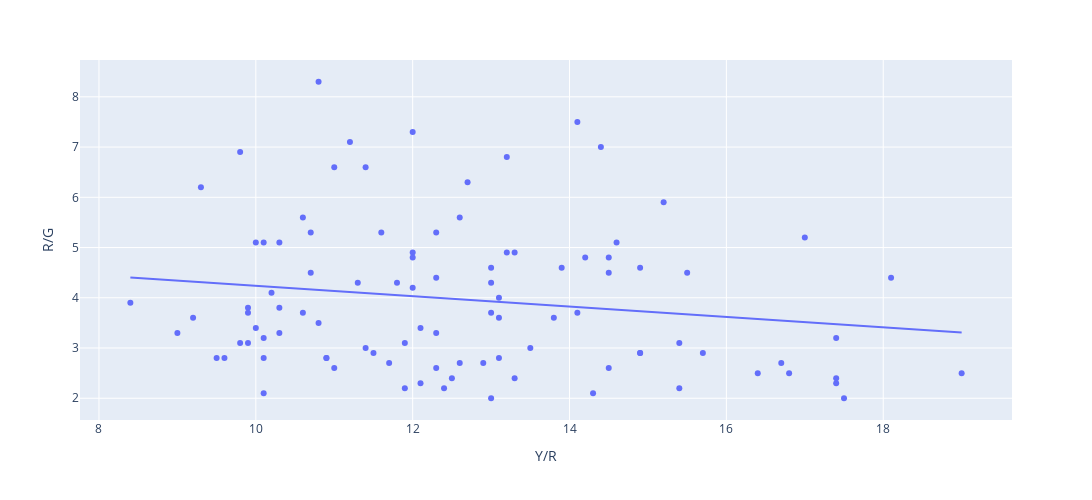

Notebook code for this chart:
### Code cell
fig = px.scatter(wr_df, x="Y/R", y="R/G", trendline='ols', hover_data=['Player'], height= 500, width=1333)
fig.show() #show scatter plot detailing performance of wide receivers

### Figure 1 — Plotly figure (JSON) as saved in the notebook; plotly's stock layout.template omitted (floating-point values rounded to 4 significant figures)
{"data": [{"customdata": [["Rashod Bateman"], ["Jaylen Waddle"], ["Terrace Marshall Jr."], ["Rashid Shaheed"], ["DeVante Parker"], ["Gabriel Davis"], ["A.J. Brown*"], ["Corey Davis"], ["DJ Chark"], ["Marquez Valdes-Scantling"], ["Darius Slayton"], ["Terry McLaurin*"], ["George Pickens"], ["Van Jefferson"], ["Davante Adams*+"], ["Amari Cooper"], ["Christian Watson"], ["Jahan Dotson"], ["Mike Evans"], ["Alec Pierce"], ["Chris Olave"], ["Jerry Jeudy"], ["Tyreek Hill*+"], ["Marquise Goodwin"], ["Mike Williams"], ["D.J. Moore"], ["Justin Jefferson*+"], ["Tee Higgins"], ["Donovan Peoples-Jones"], ["Treylon Burks"], ["Olamide Zaccheaus"], ["Garrett Wilson"], ["Christian Kirk"], ["Stefon Diggs*"], ["Allen Lazard"], ["Kalif Raymond"], ["Tyler Boyd"], ["Kendall Hinton"], ["Courtland Sutton"], ["Nico Collins"], ["Brandon Aiyuk"], ["Noah Brown"], ["CeeDee Lamb*"], ["DeVonta Smith"], ["Josh Reynolds"], ["Julio Jones"], ["Kendrick Bourne"], ["Darnell Mooney"], ["Brandin Cooks"], ["Randall Cobb"], ["Tyler Lockett"], ["Elijah Moore"], ["Mack Hollins"], ["JuJu Smith-Schuster"], ["Ja'Marr Chase*"], ["Jakobi Meyers"], ["Drake London"], ["Jauan Jennings"], ["Mecole Hardman"], ["Sterling Shepard"], ["DeAndre Carter"], ["D.K. Metcalf"], ["Marvin Jones"], ["Keenan Allen"], ["Chris Moore"], ["Deebo Samuel"], ["DeAndre Hopkins"], ["Amon-Ra St. Brown*"], ["Devin Duvernay*"], ["Jarvis Landry"], ["Michael Gallup"], ["K.J. Osborn"], ["Cooper Kupp"], ["Michael Thomas"], ["Josh Palmer"], ["Marquise Brown"], ["Isaiah Hodgins"], ["Curtis Samuel"], ["Diontae Johnson"], ["Allen Robinson"], ["Adam Thielen"], ["Romeo Doubs"], ["Isaiah McKenzie"], ["Rondale Moore"], ["Laviska Shenault Jr."], ["Richie James"], ["Zay Jones"], ["Robert Woods"], ["Wan'Dale Robinson"], ["Parris Campbell"], ["Chris Godwin"], ["Chase Claypool"], ["Ben Skowronek"], ["Demarcus Robinson"], ["Michael Pittman Jr."], ["Hunter Renfrow"], ["Greg Dortch"], ["Russell Gage"]], "hovertemplate": "Y/R=%{x}<br>R/G=%{y}<br>Player=%{customdata[0]}<extra></extra>", "legendgroup": "", "marker": {"color": "#636efa", "symbol": "circle"}, "mode": "markers", "name": "", "orientation": "v", "showlegend": false, "type": "scatter", "x": [19, 18.1, 17.5, 17.4, 17.4, 17.4, 17, 16.8, 16.7, 16.4, 15.7, 15.5, 15.4, 15.4, 15.2, 14.9, 14.9, 14.9, 14.6, 14.5, 14.5, 14.5, 14.4, 14.3, 14.2, 14.1, 14.1, 13.9, 13.8, 13.5, 13.3, 13.3, 13.2, 13.2, 13.1, 13.1, 13.1, 13, 13, 13, 13, 12.9, 12.7, 12.6, 12.6, 12.5, 12.4, 12.3, 12.3, 12.3, 12.3, 12.1, 12.1, 12, 12, 12, 12, 11.9, 11.9, 11.8, 11.7, 11.6, 11.5, 11.4, 11.4, 11.3, 11.2, 11, 11, 10.9, 10.9, 10.8, 10.8, 10.7, 10.7, 10.6, 10.6, 10.3, 10.3, 10.3, 10.2, 10.1, 10.1, 10.1, 10.1, 10, 10, 9.9, 9.9, 9.9, 9.8, 9.8, 9.6, 9.5, 9.3, 9.2, 9, 8.4], "xaxis": "x", "y": [2.5, 4.4, 2, 2.3, 2.4, 3.2, 5.2, 2.5, 2.7, 2.5, 2.9, 4.5, 3.1, 2.2, 5.9, 4.6, 2.9, 2.9, 5.1, 2.6, 4.8, 4.5, 7, 2.1, 4.8, 3.7, 7.5, 4.6, 3.6, 3, 2.4, 4.9, 4.9, 6.8, 4, 2.8, 3.6, 2, 4.3, 3.7, 4.6, 2.7, 6.3, 5.6, 2.7, 2.4, 2.2, 3.3, 4.4, 2.6, 5.3, 2.3, 3.4, 4.9, 7.3, 4.8, 4.2, 2.2, 3.1, 4.3, 2.7, 5.3, 2.9, 6.6, 3, 4.3, 7.1, 6.6, 2.6, 2.8, 2.8, 3.5, 8.3, 5.3, 4.5, 5.6, 3.7, 3.8, 5.1, 3.3, 4.1, 3.2, 2.8, 5.1, 2.1, 3.4, 5.1, 3.1, 3.8, 3.7, 6.9, 3.1, 2.8, 2.8, 6.2, 3.6, 3.3, 3.9], "yaxis": "y"}, {"hovertemplate": "<b>OLS trendline</b><br>R/G = -0.103171 * Y/R + 5.26952<br>R<sup>2</sup>=0.027596<br><br>Y/R=%{x}<br>R/G=%{y} <b>(trend)</b><extra></extra>", "legendgroup": "", "marker": {"color": "#636efa", "symbol": "circle"}, "mode": "lines", "name": "", "showlegend": false, "type": "scatter", "x": [8.4, 9, 9.2, 9.3, 9.5, 9.6, 9.8, 9.8, 9.9, 9.9, 9.9, 10, 10, 10.1, 10.1, 10.1, 10.1, 10.2, 10.3, 10.3, 10.3, 10.6, 10.6, 10.7, 10.7, 10.8, 10.8, 10.9, 10.9, 11, 11, 11.2, 11.3, 11.4, 11.4, 11.5, 11.6, 11.7, 11.8, 11.9, 11.9, 12, 12, 12, 12, 12.1, 12.1, 12.3, 12.3, 12.3, 12.3, 12.4, 12.5, 12.6, 12.6, 12.7, 12.9, 13, 13, 13, 13, 13.1, 13.1, 13.1, 13.2, 13.2, 13.3, 13.3, 13.5, 13.8, 13.9, 14.1, 14.1, 14.2, 14.3, 14.4, 14.5, 14.5, 14.5, 14.6, 14.9, 14.9, 14.9, 15.2, 15.4, 15.4, 15.5, 15.7, 16.4, 16.7, 16.8, 17, 17.4, 17.4, 17.4, 17.5, 18.1, 19], "xaxis": "x", "y": [4.403, 4.341, 4.32, 4.31, 4.289, 4.279, 4.258, 4.258, 4.248, 4.248, 4.248, 4.238, 4.238, 4.227, 4.227, 4.227, 4.227, 4.217, 4.207, 4.207, 4.207, 4.176, 4.176, 4.166, 4.166, 4.155, 4.155, 4.145, 4.145, 4.135, 4.135, 4.114, 4.104, 4.093, 4.093, 4.083, 4.073, 4.062, 4.052, 4.042, 4.042, 4.031, 4.031, 4.031, 4.031, 4.021, 4.021, 4.001, 4.001, 4.001, 4.001, 3.99, 3.98, 3.97, 3.97, 3.959, 3.939, 3.928, 3.928, 3.928, 3.928, 3.918, 3.918, 3.918, 3.908, 3.908, 3.897, 3.897, 3.877, 3.846, 3.835, 3.815, 3.815, 3.804, 3.794, 3.784, 3.774, 3.774, 3.774, 3.763, 3.732, 3.732, 3.732, 3.701, 3.681, 3.681, 3.67, 3.65, 3.578, 3.547, 3.536, 3.516, 3.474, 3.474, 3.474, 3.464, 3.402, 3.309], "yaxis": "y"}], "layout": {"height": 500, "legend": {"tracegroupgap": 0}, "margin": {"t": 60}, "width": 1333, "xaxis": {"anchor": "y", "domain": [0, 1], "title": {"text": "Y/R"}, "type": "linear", "range": [7.769, 19.63], "autorange": true}, "yaxis": {"anchor": "x", "domain": [0, 1], "title": {"text": "R/G"}, "type": "linear", "range": [1.567, 8.733], "autorange": true}}}
